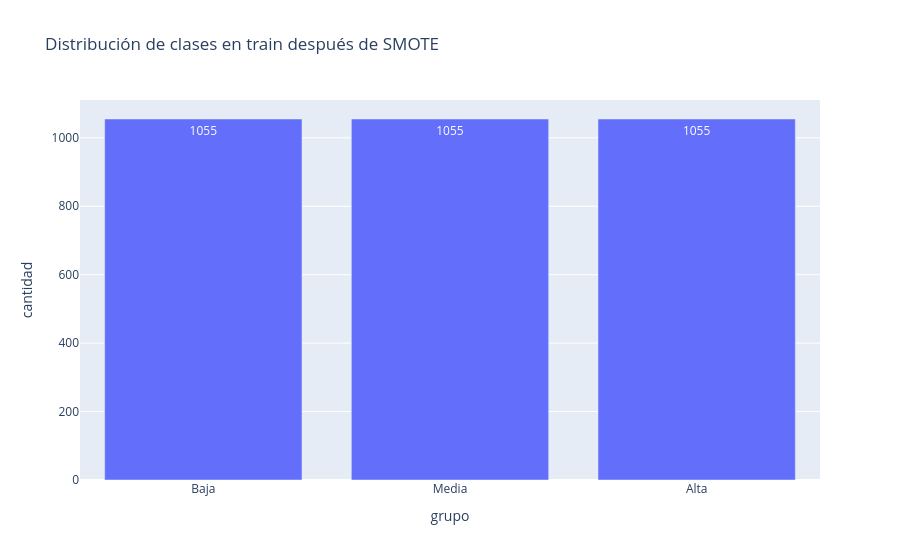

Notebook code for this chart:
### Code cell
# Volvemos a graficar la distribucion
conteo_bal = pd.Series(y_train_bal).value_counts().sort_index().reset_index()
conteo_bal.columns = ["label", "cantidad"]
conteo_bal["grupo"] = conteo_bal["label"].map({0: "Baja", 1: "Media", 2: "Alta"})

fig = px.bar(
    conteo_bal,
    x="grupo",
    y="cantidad",
    text="cantidad",
    title="Distribución de clases en train después de SMOTE"
)
fig.show()

### Figure 1 — Plotly figure (JSON) as saved in the notebook; plotly's stock layout.template omitted (floating-point values rounded to 4 significant figures)
{"data": [{"hovertemplate": "grupo=%{x}<br>cantidad=%{text}<extra></extra>", "legendgroup": "", "marker": {"color": "#636efa", "pattern": {"shape": ""}}, "name": "", "orientation": "v", "showlegend": false, "text": [1055.0, 1055.0, 1055.0], "textposition": "auto", "type": "bar", "x": ["Baja", "Media", "Alta"], "xaxis": "x", "y": [1055, 1055, 1055], "yaxis": "y"}], "layout": {"barmode": "relative", "legend": {"tracegroupgap": 0}, "title": {"text": "Distribución de clases en train después de SMOTE"}, "xaxis": {"anchor": "y", "domain": [0, 1], "title": {"text": "grupo"}}, "yaxis": {"anchor": "x", "domain": [0, 1], "title": {"text": "cantidad"}}}}
